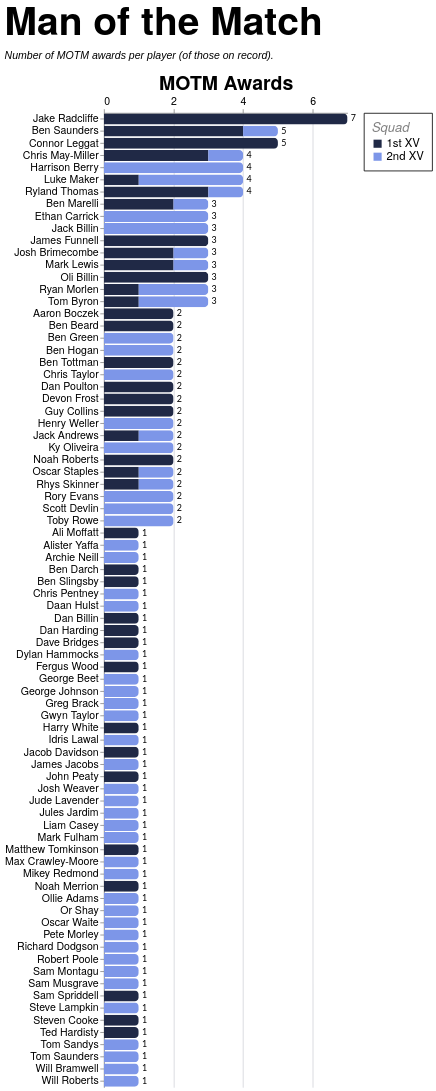

Vega-Lite specification for this chart:
### Vega-Lite specification from a JSON file in a GitHub repository (floating-point values rounded to 4 significant figures; data arrays with more than 128 entries replaced by an {"elided": "..."} marker saying what was removed)
{"config": {"axis": {"labelFont": "PT Sans Narrow, Helvetica Neue, Helvetica, Arial, sans-serif", "titleFont": "PT Sans Narrow, Helvetica Neue, Helvetica, Arial, sans-serif", "labelFontSize": 13, "titleFontSize": 24, "gridColor": "#202947", "gridOpacity": 0.2, "zindex": 1}, "text": {"font": "Lato, sans-serif"}, "bar": {"cornerRadiusEnd": 5}, "header": {"labelFont": "PT Sans Narrow, Helvetica Neue, Helvetica, Arial, sans-serif", "titleFont": "PT Sans Narrow, Helvetica Neue, Helvetica, Arial, sans-serif", "labelFontSize": 24, "titleFontSize": 28, "labelFontWeight": "bold", "orient": "left"}, "legend": {"labelFont": "PT Sans Narrow, Helvetica Neue, Helvetica, Arial, sans-serif", "titleFont": "PT Sans Narrow, Helvetica Neue, Helvetica, Arial, sans-serif", "labelFontSize": 14, "titleFontSize": 16, "titlePadding": 5, "fillColor": "white", "strokeColor": "black", "padding": 10, "titleFontWeight": "lighter", "titleFontStyle": "italic", "titleColor": "gray", "offset": 10}, "title": {"font": "PT Sans Narrow, Helvetica Neue, Helvetica, Arial, sans-serif", "fontSize": 48, "fontWeight": "bold", "anchor": "start", "align": "center", "titlePadding": 20, "subtitlePadding": 10, "subtitleFontSize": 13, "subtitleColor": "", "subtitleFontStyle": "italic", "offset": 15, "color": "black"}, "axisX": {"labelAngle": 0}, "facet": {"title": null, "header": null, "align": {"row": "each", "column": "each"}}, "resolve": {"scale": {"y": "independent", "facet": "independent"}}, "background": "transparent", "scale": {"offsetBandPaddingOuter": 0.2, "offsetBandPaddingInner": 0.1}, "view": {"stroke": null, "background": "transparent"}}, "layer": [{"mark": {"type": "bar"}, "encoding": {"color": {"field": "squad", "legend": {"labelExpr": "datum.value + ' XV'", "offset": 20, "orient": "right", "title": "Squad"}, "scale": {"domain": ["1st", "2nd"], "range": ["#202946", "#7d96e8"]}, "sort": ["1st", "2nd"], "type": "nominal"}, "tooltip": [{"field": "player", "title": "Player", "type": "nominal"}, {"field": "squad", "title": "Squad", "type": "nominal"}, {"field": "position", "title": "Position", "type": "nominal"}, {"field": "unit", "title": "Unit", "type": "nominal"}, {"aggregate": "sum", "field": "motm_awards", "title": "MOTM Awards", "type": "quantitative"}, {"aggregate": "max", "field": "player_total", "title": "Total", "type": "quantitative"}], "x": {"aggregate": "sum", "axis": {"orient": "top", "title": "MOTM Awards"}, "field": "motm_awards", "type": "quantitative"}, "y": {"field": "player", "sort": {"field": "player_total", "op": "max", "order": "descending"}, "title": null, "type": "nominal"}}}, {"mark": {"type": "text", "align": "left", "baseline": "middle", "color": "black", "dx": 4, "fontSize": 11}, "encoding": {"text": {"field": "total_awards", "format": ".0f", "type": "quantitative"}, "x": {"axis": {"format": ".0f", "orient": "top", "tickCount": 3, "title": "MOTM Awards"}, "field": "total_awards", "type": "quantitative"}, "y": {"field": "player", "sort": {"field": "player_total", "op": "max", "order": "descending"}, "title": null, "type": "nominal"}}, "transform": [{"aggregate": [{"op": "sum", "field": "motm_awards", "as": "total_awards"}, {"op": "max", "field": "player_total", "as": "player_total"}], "groupby": ["player"]}]}], "data": {"name": "data-85a857601fe64cc452d46b8ab11014d4"}, "height": {"step": 15}, "params": [{"name": "seasonParam", "value": []}, {"name": "gameTypesParam", "value": []}, {"name": "squadParam", "value": "All"}], "title": {"text": "Man of the Match", "subtitle": "Number of MOTM awards per player (of those on record)."}, "transform": [{"filter": "length(seasonParam) === 0 || indexof(seasonParam, datum.season) >= 0"}, {"filter": "length(gameTypesParam) === 0 || indexof(gameTypesParam, datum.game_type) >= 0"}, {"filter": "squadParam === \"All\" || datum.squad === squadParam"}, {"joinaggregate": [{"op": "sum", "field": "motm_awards", "as": "player_total"}], "groupby": ["player"]}, {"filter": "datum.player_total > 0"}], "width": 300, "$schema": "https://vega.github.io/schema/vega-lite/v5.20.1.json", "datasets": {"data-85a857601fe64cc452d46b8ab11014d4": {"elided": "130 records"}}}
